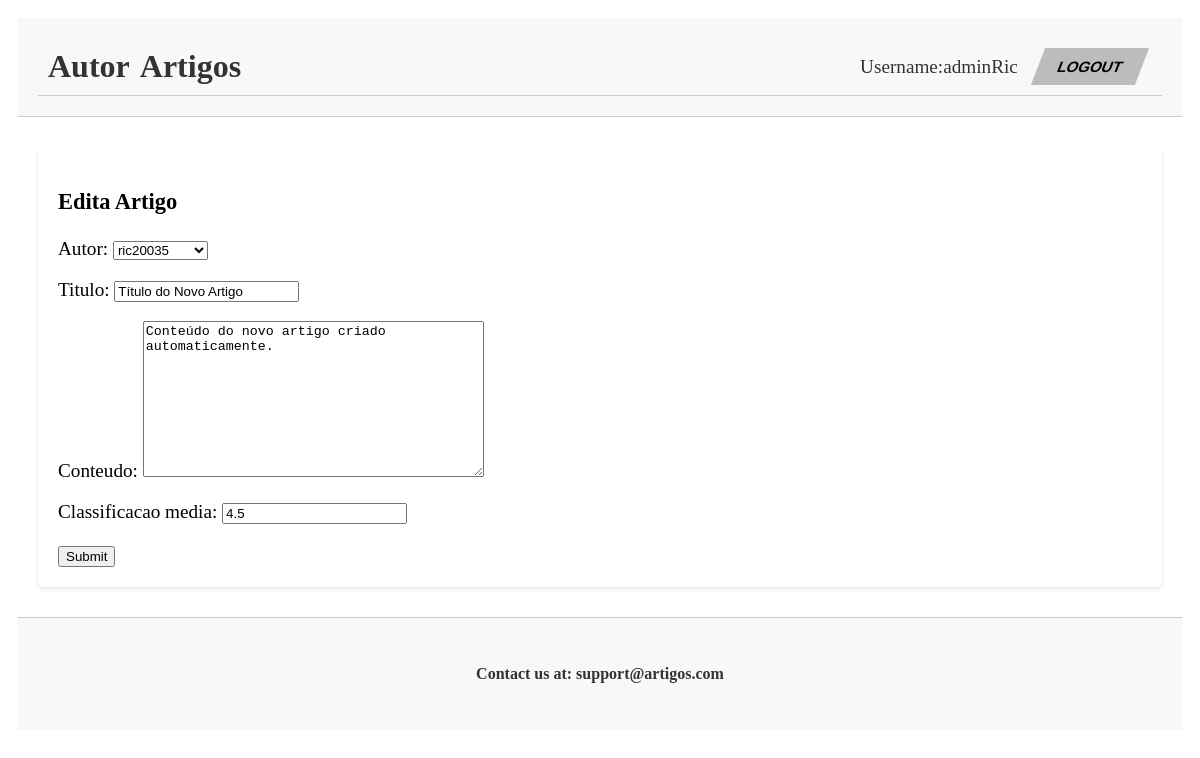
Screenshot of /artigos/artigo/Título do Novo Artigo/edita (signed in) with the database file from the repository.
### artigos/models.py (models this page shows, shortened)
class Artigo(models.Model):
    autor = models.ForeignKey(Autor, on_delete=models.CASCADE)
    titulo = models.CharField(max_length=200)
    conteudo = models.TextField()
    data_publicacao = models.DateTimeField(auto_now_add=True)
    classificacao_media = models.FloatField(default=0)

### artigos/views.py (the view)
# urls.py: path('artigo/<str:artigo_titulo>/edita', views.edita_artigo_view, name='edita_artigo'),
@admin_required('administrador','artigos')
def edita_artigo_view(request, artigo_titulo):
    artigo = Artigo.objects.get(titulo=artigo_titulo)
    autor = artigo.autor
    if request.POST:
        form = artigoForm(request.POST or None, request.FILES, instance=artigo)
        if form.is_valid():
            form.save()
            return redirect('artigos:artigo_detail',artigo.titulo)
    else:
        form = artigoForm(instance=artigo)
    context = {'form': form, 'autor':autor, 'artigo':artigo}
    return render(request, 'artigos/edita_artigo.html', context)

### artigos/forms.py
class artigoForm(forms.ModelForm):
  class Meta:
    model = Artigo
    fields = '__all__'

### artigos/models.py (called while the page is built)
    def __str__(self):
        return self.user.username

### artigos/views.py (called while the page is built)
def admin_required(*admin_group_names):
    def decorator(view_func):
        @wraps(view_func)
        def wrapped_view(request, *args, **kwargs):
            if not request.user.is_authenticated:
                return HttpResponseForbidden("Acesso negado. Você não está autenticado.")
            user_groups = request.user.groups.all()
            admin_groups = Group.objects.filter(name__in=admin_group_names)
            if any(group in user_groups for group in admin_groups):
                return view_func(request, *args, **kwargs)
            else:
                return HttpResponseForbidden("Acesso negado. Você não é um administrador.")
        return wrapped_view
    return decorator

### artigos/templates/artigos/edita_artigo.html (shortened to what this page needs)
{% extends 'artigos/layout.html' %}
{% block content %}
    <h3>Edita Artigo</h3>
    <form action="{% url 'artigos:edita_artigo' artigo.titulo %}" method="post" enctype='multipart/form-data'>
      {{ form.as_p }}
      <input type="submit">
    </form>
{% endblock %}

### artigos/templates/artigos/layout.html (shortened to what this page needs)
<!DOCTYPE html>
<html>
<head>
    {% load static %}
    <link rel="stylesheet" href="{% static 'artigos/styles.css' %}">
</head>
<body>
    <div class="container">
    <header id="header">
    <nav class="nav-container">
    <div class="nav-left">
        <a href="{% url 'artigos:index' %}">Autor</a>
        <a href="{% url 'artigos:artigo_list' %}">Artigos</a>
    </div>
    <div class="nav-right">
        {% if request.user.is_authenticated %}
        Username:{{request.user.username}}
        <a href="{% url 'artigos:logout' %}"><button>Logout</button></a>
        {% endif %}
    </div>
    </nav>
    </header>
    <main id="main-content" class="main">
            {% block content %}
            {% endblock %}
        </main>
        <footer id="footer">
            <h6 class="footer-text">Contact us at: support@artigos.com</h6>
        </footer>
    </div>
</body>
</html>

### artigos/static/artigos/styles.css (style rules this page uses)
.container > * { padding: 1rem; font-size: 1.2rem; }
header { grid-area: header; }
nav { grid-area: menu; }
main { grid-area: main; }
footer { grid-area: footer; }
div.container { display: grid; grid-template-areas: 'header' 'main' 'footer'; gap: 10px; padding: 10px; grid-template-columns: 1fr; grid-template-rows: auto 1fr auto; }
.nav-container { display: flex; justify-content: space-between; align-items: center; background-color: #f8f8f8; padding: 10px; border-bottom: 1px solid #ccc; }
.nav-left, .nav-right { display: flex; align-items: center; }
.nav-left a, .nav-right a { font-size: 1rem; font-weight: normal; color: #333; text-decoration: none; margin-right: 10px; }
.nav-right a { font-weight: bold; }
.nav-right { margin-left: 20px; }
.nav-left span, .nav-left a { font-size: 2rem; color: #333; font-weight: bold; }
button { background: #bcbcbc; border: none; padding: 10px 20px; display: inline-block; font-size: 15px; font-weight: 600; width: auto; text-transform: uppercase; cursor: pointer; transform: skew(-21deg); margin-left: 20px; }
button::before { content: ''; position: absolute; top: 0; bottom: 0; right: 100%; left: 0; background: rgb(20, 20, 20); opacity: 0; z-index: -1; transition: all 0.5s; }
#header { color: #333; text-align: center; padding: 20px; background-color: #f8f8f8; border-bottom: 1px solid #ccc; }
#main-content { margin: 20px; padding: 20px; background-color: #ffffff; border-radius: 5px; box-shadow: 0 2px 4px rgba(0,0,0,0.1); }
#footer { background-color: #f8f8f8; color: #333; text-align: center; padding: 10px; border-top: 1px solid #ccc; }
.footer-text { color: #333; font-size: 1rem; }
a { text-decoration: none; }

### rows the page displays
Artigo: autor "ric20035", titulo "Título do Novo Artigo", conteudo "Conteúdo do novo artigo criado automaticamente.", classificacao_media "4.5"

### other values shown
{{ request.user.username }} "adminRic"
